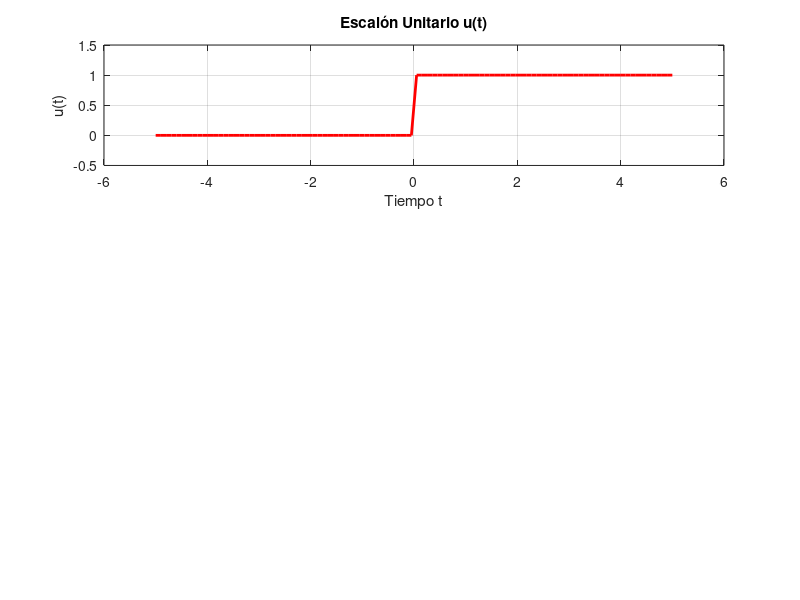

The MATLAB script that drew this image: (Note: this script raises an error after producing the figure.)

% Vector tiempo
t = linspace(-5,5);

% Escalón unitario
function y = u(t)
  y = (t >= 0);
end

% Escalón sobre el origen
u1 = u(t);

% Escalón desplazado dos unidades a la derecha
u2 = u(t-2);

% Escalón desplazado dos unidades a la izquierda
u3 = u(t+2);

% u(t)
subplot(3,1,1)
plot(t, u1, 'r', 'LineWidth', 2)
xlabel("Tiempo t")
ylabel("u(t)")
title("Escalón Unitario u(t)")
grid on
ylim([-0.5 1.5])
yline(0)
xline(0)

% u(t-2)
subplot(3,1,2)
plot(t, u2, 'LineWidth', 2)
xlabel("Tiempo t")
ylabel("u(t-2)")
title("Escalón Unitario u(t-2)")
grid on
ylim([-0.5 1.5])
yline(0)
xline(0)

% u(t+2)
subplot(3,1,3)
plot(t, u3, 'm', 'LineWidth', 2)
xlabel("Tiempo t")
ylabel("u(t+2)")
title("Escalón Unitario u(t+2)")
grid on
ylim([-0.5 1.5])
yline(0)
xline(0)

%1) El desplazamiento de las dos ultimas señales se da en el eje del tiempo

%2) De manera explícita, cuando en el argumento le restamos un valor al tiempo estamos desplazando
%la función hacia la derecha, y pasa lo mismo pero de forma opuesta en caso contrario. Ya hablando
%de un significado meramente físico lo que estamos haciendo al restarle un valor a t es atrasarla
%mientras que al sumarle es adelantarla
